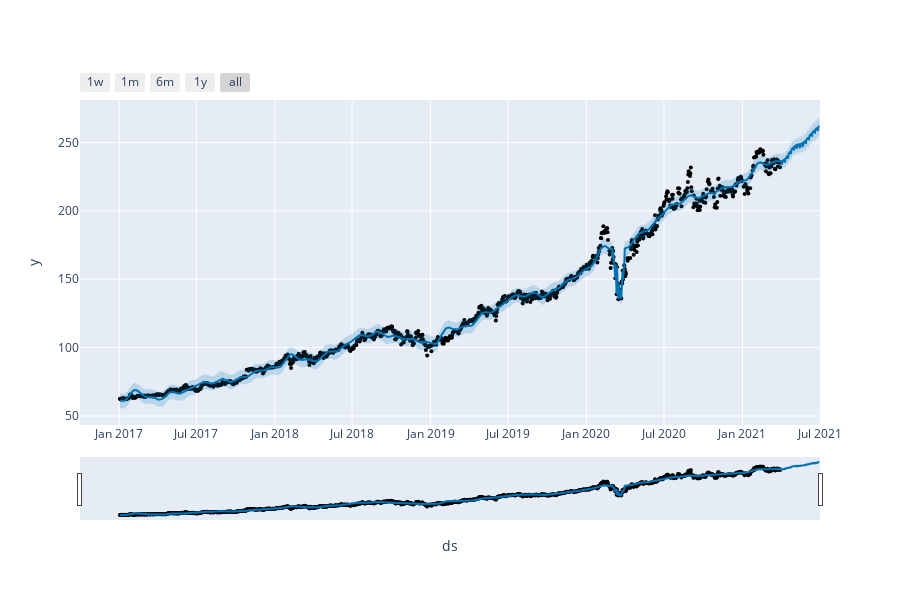

Source (notebook cell):
### Code cell
from prophet.plot import plot_plotly, plot_components_plotly

plot_plotly(model, forecast)

### Figure 1 — Plotly figure (JSON) as saved in the notebook; plotly's stock layout.template omitted (floating-point values rounded to 4 significant figures; data arrays with more than 128 entries replaced by an {"elided": "..."} marker saying what was removed)
{"data": [{"marker": {"color": "black", "size": 4}, "mode": "markers", "name": "Actual", "type": "scatter", "x": {"elided": "1067 str values"}, "y": {"elided": "1067 float values"}}, {"hoverinfo": "skip", "line": {"width": 0}, "mode": "lines", "type": "scatter", "x": {"elided": "1159 str values"}, "y": {"elided": "1159 float values"}}, {"fill": "tonexty", "fillcolor": "rgba(0, 114, 178, 0.2)", "line": {"color": "#0072B2", "width": 2}, "mode": "lines", "name": "Predicted", "type": "scatter", "x": {"elided": "1159 str values"}, "y": {"elided": "1159 float values"}}, {"fill": "tonexty", "fillcolor": "rgba(0, 114, 178, 0.2)", "hoverinfo": "skip", "line": {"width": 0}, "mode": "lines", "type": "scatter", "x": {"elided": "1159 str values"}, "y": {"elided": "1159 float values"}}], "layout": {"height": 600, "showlegend": false, "width": 900, "xaxis": {"rangeselector": {"buttons": [{"count": 7, "label": "1w", "step": "day", "stepmode": "backward"}, {"count": 1, "label": "1m", "step": "month", "stepmode": "backward"}, {"count": 6, "label": "6m", "step": "month", "stepmode": "backward"}, {"count": 1, "label": "1y", "step": "year", "stepmode": "backward"}, {"step": "all"}]}, "rangeslider": {"visible": true}, "title": {"text": "ds"}, "type": "date"}, "yaxis": {"title": {"text": "y"}}}}
